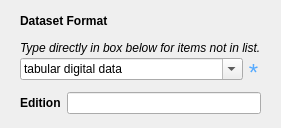
         <widget class="QFrame" name="framex">
          <layout class="QVBoxLayout" name="verticalLayout_7">
           <property name="spacing">
            <number>3</number>
           </property>
           <item>
            <widget class="QFrame" name="help_geoform">
             <property name="sizePolicy">
              <sizepolicy hsizetype="Preferred" vsizetype="Fixed">
               <horstretch>0</horstretch>
               <verstretch>0</verstretch>
              </sizepolicy>
             </property>
             <property name="minimumSize">
              <size>
               <width>0</width>
               <height>75</height>
              </size>
             </property>
             <layout class="QVBoxLayout" name="verticalLayout_15">
              <property name="spacing">
               <number>3</number>
              </property>
              <property name="leftMargin">
               <number>9</number>
              </property>
              <property name="topMargin">
               <number>3</number>
              </property>
              <property name="rightMargin">
               <number>9</number>
              </property>
              <property name="bottomMargin">
               <number>6</number>
              </property>
              <item>
               <widget class="QLabel" name="label_53">
                <property name="styleSheet">
                 <string notr="true">font: bold;</string>
                </property>
                <property name="text">
                 <string>Dataset Format</string>
                </property>
                <property name="alignment">
                 <set>Qt::AlignLeading|Qt::AlignLeft|Qt::AlignTop</set>
                </property>
               </widget>
              </item>
              <item>
               <widget class="QLabel" name="label_36">
                <property name="sizePolicy">
                 <sizepolicy hsizetype="Preferred" vsizetype="Fixed">
                  <horstretch>0</horstretch>
                  <verstretch>0</verstretch>
                 </sizepolicy>
                </property>
                <property name="styleSheet">
                 <string notr="true">font: italic;</string>
                </property>
                <property name="text">
                 <string>Type directly in box below for items not in list.</string>
                </property>
               </widget>
              </item>
              <item>
               <layout class="QHBoxLayout" name="horizontalLayout_14">
                <item>
                 <widget class="QComboBox" name="fgdc_geoform">
                  <property name="font">
                   <font>
                    <family>Arial</family>
                    <pointsize>9</pointsize>
                   </font>
                  </property>
                  <property name="focusPolicy">
                   <enum>Qt::StrongFocus</enum>
                  </property>
                  <property name="editable">
                   <bool>true</bool>
                  </property>
                  <property name="currentText">
                   <string>tabular digital data</string>
                  </property>
                  <item>
                   <property name="text">
                    <string>tabular digital data</string>
                   </property>
                  </item>
                  <item>
                   <property name="text">
                    <string>vector digital data</string>
                   </property>
                  </item>
                  <item>
                   <property name="text">
                    <string>raster digital data</string>
                   </property>
                  </item>
                  <item>
                   <property name="text">
                    <string>spreadsheet</string>
                   </property>
                  </item>
                  <item>
                   <property name="text">
                    <string>remote-sensing image</string>
                   </property>
                  </item>
                  <item>
                   <property name="text">
                    <string>application/service</string>
                   </property>
                  </item>
                  <item>
                   <property name="text">
                    <string>publication</string>
                   </property>
                  </item>
                 </widget>
                </item>
                <item>
                 <widget class="QLabel" name="label_9">
                  <property name="sizePolicy">
                   <sizepolicy hsizetype="Fixed" vsizetype="Minimum">
                    <horstretch>0</horstretch>
                    <verstretch>0</verstretch>
                   </sizepolicy>
                  </property>
                  <property name="minimumSize">
                   <size>
                    <width>15</width>
                    <height>0</height>
                   </size>
                  </property>
                  <property name="maximumSize">
                   <size>
                    <width>16777215</width>
                    <height>20</height>
                   </size>
                  </property>
                  <property name="font">
                   <font>
                    <family>Arial</family>
                    <pointsize>9</pointsize>
                    <weight>50</weight>
                    <italic>false</italic>
                    <bold>false</bold>
                   </font>
                  </property>
                  <property name="toolTip">
                   <string>Required</string>
                  </property>
                  <property name="text">
                   <string>&lt;html&gt;&lt;head/&gt;&lt;body&gt;&lt;p&gt;&lt;span style=&quot; font-size:18pt; color:#55aaff;&quot;&gt;*&lt;/span&gt;&lt;/p&gt;&lt;/body&gt;&lt;/html&gt;</string>
                  </property>
                  <property name="scaledContents">
                   <bool>true</bool>
                  </property>
                  <property name="alignment">
                   <set>Qt::AlignHCenter|Qt::AlignTop</set>
                  </property>
                  <property name="margin">
                   <number>0</number>
                  </property>
                  <property name="indent">
                   <number>0</number>
                  </property>
                 </widget>
                </item>
               </layout>
              </item>
             </layout>
            </widget>
           </item>
           <item>
            <widget class="QFrame" name="help_edition">
             <layout class="QHBoxLayout" name="horizontalLayout">
              <property name="topMargin">
               <number>3</number>
              </property>
              <property name="rightMargin">
               <number>9</number>
              </property>
              <property name="bottomMargin">
               <number>3</number>
              </property>
              <item>
               <widget class="QLabel" name="label_55">
                <property name="sizePolicy">
                 <sizepolicy hsizetype="Fixed" vsizetype="Preferred">
                  <horstretch>0</horstretch>
                  <verstretch>0</verstretch>
                 </sizepolicy>
                </property>
                <property name="styleSheet">
                 <string notr="true">font: bold;</string>
                </property>
                <property name="text">
                 <string>Edition</string>
                </property>
                <property name="alignment">
                 <set>Qt::AlignLeading|Qt::AlignLeft|Qt::AlignVCenter</set>
                </property>
               </widget>
              </item>
              <item>
               <widget class="QLineEdit" name="fgdc_edition">
                <property name="sizePolicy">
                 <sizepolicy hsizetype="Preferred" vsizetype="Fixed">
                  <horstretch>0</horstretch>
                  <verstretch>0</verstretch>
                 </sizepolicy>
                </property>
               </widget>
              </item>
             </layout>
            </widget>
           </item>
           <item>
            <spacer name="verticalSpacer_3">
             <property name="orientation">
              <enum>Qt::Vertical</enum>
             </property>
             <property name="sizeType">
              <enum>QSizePolicy::MinimumExpanding</enum>
             </property>
             <property name="sizeHint" stdset="0">
              <size>
               <width>20</width>
               <height>0</height>
              </size>
             </property>
            </spacer>
           </item>
          </layout>
         </widget>
